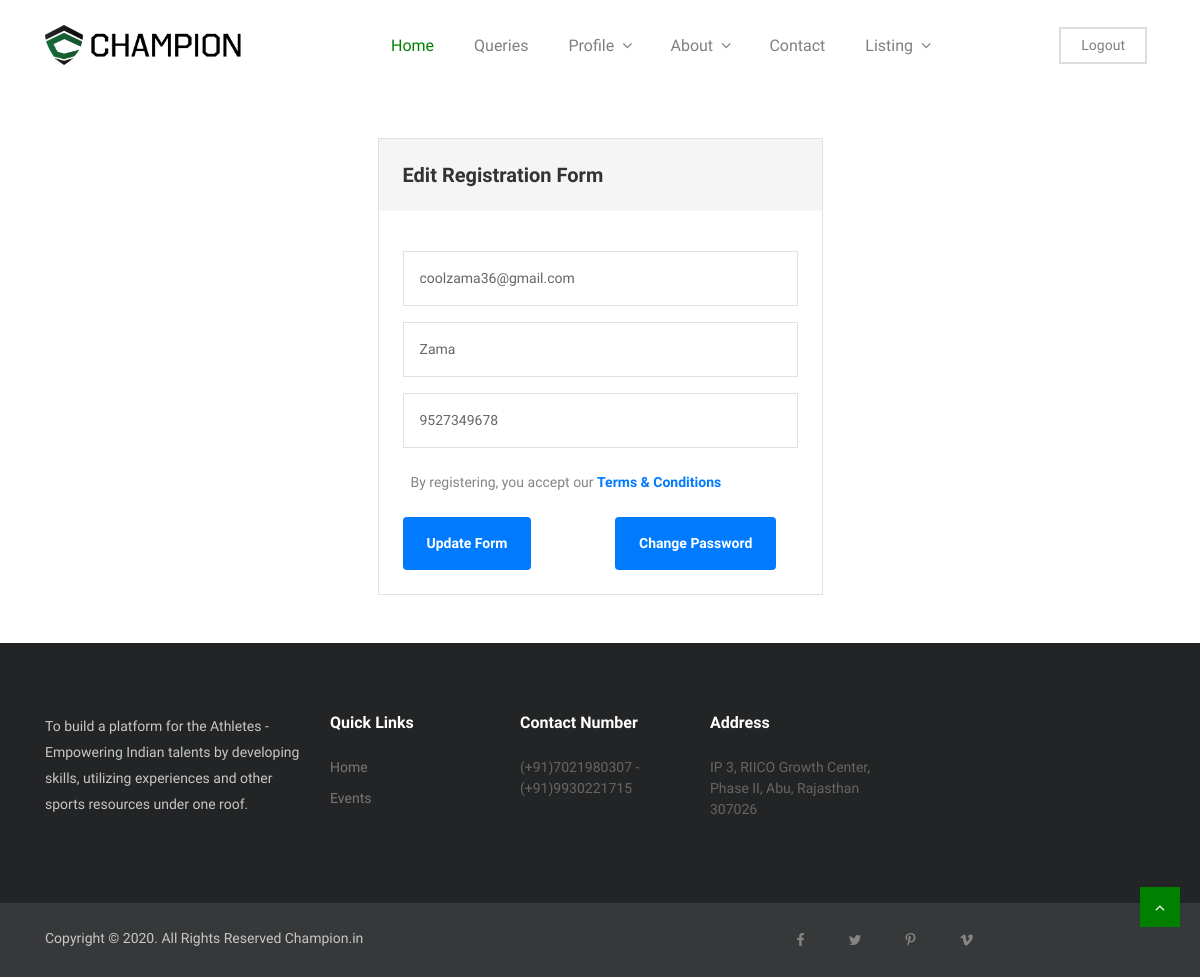
Screenshot of /trainer.php?page=editprofile (signed in) with the database file from the repository.
### tables this page shows
CREATE TABLE `users` (
  `id` int(11) NOT NULL,
  `username` varchar(500) NOT NULL,
  `password` varchar(250) NOT NULL,
  `name` varchar(250) NOT NULL,
  `contact_no` varchar(11) NOT NULL,
  `type` varchar(10) NOT NULL,
  `randomid` varchar(15) NOT NULL
);

### getdata.php (called while the page is built, shortened)
<?php
function getall($sql){
include("connect.php");
$temp = '';
$result = mysqli_query($conn, $sql);
  while($row = mysqli_fetch_assoc($result)) {
	 $temp = $row;
  }
  $post = $temp;
	  return  $post;
}
?>

### template/trainer/editsignup.php (the view, shortened to what this page needs)
<?php include_once("header.php"); ?>
<section class="login py-5 border-top-1">
        <div class="container">
            <div class="row justify-content-center">
                <div class="col-lg-5 col-md-8 align-item-center">
                    <div class="border border">
                        <h3 class="bg-gray p-4">Edit Registration Form</h3>
                        <form action="" method="post">
                            <fieldset class="p-4">
                                <input type="email" name="users|username" placeholder="Email*" class="border p-3 w-100 my-2" value="<?php echo $response['username']; ?>">
								<input type="name" name="users|name" placeholder="Name*" class="border p-3 w-100 my-2" value="<?php echo $response['name']; ?>">
								<input type="name" name="users|contact_no" placeholder="Contact Number*" class="border p-3 w-100 my-2" value="<?php echo $response['contact_no']; ?>">
                                <div class="loggedin-forgot d-inline-flex my-3">
                                        <label for="registering" class="px-2">By registering, you accept our <a class="text-primary font-weight-bold" href="terms-condition.html">Terms & Conditions</a></label>
                                </div>
								<div class="row">
								<div class="col-md-6">
                                <button type="submit" class="d-block py-3 px-4 bg-primary text-white border-0 rounded font-weight-bold">Update Form</button>
								</div>
								<div class="col-md-6">
                                <a href="trainer.php?page=editpassword"><button type="button" class="d-block py-3 px-4 bg-primary text-white border-0 rounded font-weight-bold">Change Password</button></a>
								</div>
								</div>
                            </fieldset>
                        </form>
                    </div>
                </div>
            </div>
        </div>
    </section><?php include_once("footer.php"); ?>

### css/style.css (style rules this page uses)
body { line-height: 1.5; font-family: "Muli", sans-serif; }
p, li, input, select, button { font-family: "Muli", sans-serif; color: #666; font-size: 14px; font-weight: 400; }
h1, h2, h3, h4, h5, h6 { font-family: "Muli", sans-serif; font-weight: 600; color: #333; }
h3 { font-size: 20px; }
label { font-size: 14px; letter-spacing: 0; color: #848484; }
a { transition: all .3s ease-in 0s; color: #000; }
.w-100 { width: 100%; }
button { cursor: pointer; }
.bg-gray { background: #F5F5F5; }

### rows the page displays
users: users "coolzama36@gmail.com", users "Zama", users "9527349678"
